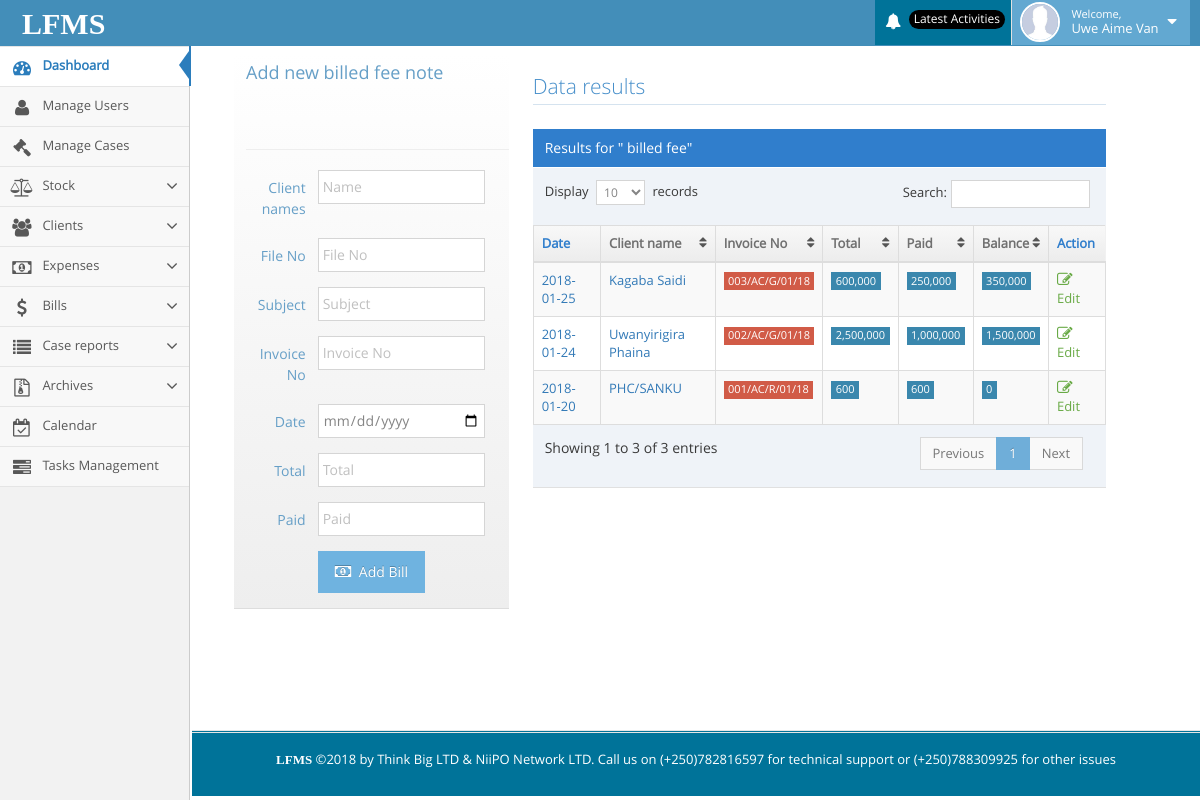
Page /lfms/billed_fee.php (signed in) on the committed database.
### tables this page shows
CREATE TABLE IF NOT EXISTS `permission` (
  `id` int(11) NOT NULL AUTO_INCREMENT,
  `user_id` varchar(100) NOT NULL,
  `permissions` varchar(200) NOT NULL,
  PRIMARY KEY (`id`)
);

CREATE TABLE IF NOT EXISTS `billed_fee` (
  `id` int(11) NOT NULL AUTO_INCREMENT,
  `client_name` varchar(200) NOT NULL,
  `file_number` varchar(200) NOT NULL,
  `subject` varchar(200) NOT NULL,
  `invoice_number` varchar(200) NOT NULL,
  `date` date NOT NULL,
  `total` varchar(200) NOT NULL,
  `paid` varchar(200) NOT NULL,
  PRIMARY KEY (`id`)
);

### lfms/billed_fee.php (the view, shortened to what this page needs)
<?php include("include/header.php");?>
<div class="container" style="margin-right: 50px;width: 80%;">
    <div class="page-content">
        <div class="col-xs-12 col-sm-12 col-md-4">
            <div class="widget-header"  style="background-color:  #ff9999;">
                <h4 class="widget-title">Add new billed fee note</h4>
                <br><br><br><hr>
                <form class="form-horizontal" role="form" method="POST">
                    <div class="form-group">
                        <label class="col-sm-3 control-label no-padding-right" for="form-field-1">Client names</label>
                        <div class="col-sm-8">
                            <input type="text" id="form-field-1" name="client_names" placeholder="Name" class="form-control"/>
                        </div>
                    </div>
                    <div class="form-group">
                        <label class="col-sm-3 control-label no-padding-right" for="form-field-2">File No </label>
                        <div class="col-sm-8">
                            <input type="text" id="form-field-2" name="file_no" placeholder="File No" class="form-control"/>
                        </div>
                    </div>
                    <div class="form-group">
                        <label class="col-sm-3 control-label no-padding-right" for="form-field-2">Subject </label>
                        <div class="col-sm-8">
                            <input type="text" id="form-field-2" name="subject" placeholder="Subject" class="form-control"/>
                        </div>
                    </div>
                    <div class="form-group">
                        <label class="col-sm-3 control-label no-padding-right" for="form-field-2">Invoice No </label>
                        <div class="col-sm-8">
                            <input type="text" id="form-field-2" name="invoice" placeholder="Invoice No" class="form-control"/>
                        </div>
                    </div>
                    <div class="form-group">
                        <label class="col-sm-3 control-label no-padding-right" for="timepicker1">Date</label>
                        <div class="col-sm-8">
                                <input type="date" name="bill_date" class="form-control" />
                        </div>
                    </div>
                    <div class="form-group">
                        <label class="col-sm-3 control-label no-padding-right" for="form-field-2">Total </label>
                        <div class="col-sm-8">
                            <input type="text" id="form-field-2" name="total" placeholder="Total" class="form-control"/>
                        </div>
                    </div>
                    <div class="form-group">
                        <label class="col-sm-3 control-label no-padding-right" for="form-field-2">Paid </label>
                        <div class="col-sm-8">
                            <input type="text" id="form-field-2" name="paid" placeholder="Paid" class="form-control"/>
                        </div>
                    </div>
                    <div class="form-group">
                        <div class="col-md-offset-3 col-md-9">
                                <button class="btn btn-info" type="submit" name="save">
                                    <i class="ace-icon fa fa-money bigger-110"></i>
                                    Add Bill
                                </button>
                        </div>
                    </div>
                </form>
            </div>
        </div>
        <div class="col-xs-12 col-sm-12 col-md-8">
                <h3 class="header smaller lighter blue">Data results</h3>
                <div class="clearfix">
                </div>
                <div class="table-header">
                    Results for " billed fee"
                </div>
                <div>
                    <table id="dynamic-table" class="table table-striped table-bordered table-hover">
                        <thead>
                            <tr>
                                <th>Date</th>
                                <th>Client name</th>
                                <th>Invoice No</th>
                                <th>Total</th>
                                <th>Paid</th>
                                <th>Balance</th>
                                <th>Action</th>
                            </tr>
                        </thead>
                        <tbody>
                            <?php
                                $select = "SELECT * FROM billed_fee ORDER BY id DESC";
                                $result = mysqli_query($db,$select);
                                while ($row = mysqli_fetch_array($result)) {
                                    $id         = $row['id'];
                                    $client_name       = $row['client_name'];
                                    $invoice_number      = $row['invoice_number'];
                                    $date     = $row['date'];
                                    $total       = $row['total'];
                                    $paid       = $row['paid'];
                                    $balance = $total-$paid;
                            ?>
                            <tr>
                                <td>
                                    <a href="#"><?php echo $date;?></a>
                                </td>
                                <td>
                                    <a href="#"><?php echo $client_name;?></a>
                                </td>
                                <td class="hidden-480"><span class="label label-sm label-danger"><?php echo $invoice_number;?></span></td>
                                <td><span class="label label-sm label-info"><?php echo number_format($total)?></span></td>
                                <td class="hidden-480">
                                    <span class="label label-sm label-info"><?php echo number_format($paid)?></span>
                                </td>
                                <td>
                                    <span class="label label-sm label-info"><?php echo number_format($balance)?></span>
                                </td>
                                <td>
                                    <a href="edit_billed_fee.php?billed_fee_id=<?php echo $id?>" class="tooltip-success" data-rel="tooltip" title="Edit info">
                                        <span class="green">
                                            <i class="ace-icon fa fa-pencil-square-o bigger-120"></i>
                                            Edit
                                        </span>
                                    </a>
                                </td>
                            </tr>
                            <?php }?>
                        </tbody>
                    </table>
                </div>
        </div>
    </div>
</div>
<br><?php include("include/footer.php");?>

### lfms/include/header.php (shortened to what this page needs)
<?php include("include/connection.php"); ?>
<!DOCTYPE html>
<html lang="en">
<head>
    <link rel="stylesheet" href="assets/css/bootstrap.min.css"/>
    <link rel="stylesheet" href="assets/font-awesome/4.5.0/css/font-awesome.min.css"/>
    <link rel="stylesheet" href="assets/css/ace.min.css" class="ace-maican-stylesheet" id="main-ace-style"/>
    <link rel="stylesheet" href="assets/css/ace-skins.min.css"/>
    <link rel="stylesheet" href="assets/css/ace-rtl.min.css"/>
</head>
<body class="no-skin">
<div id="navbar" class="navbar navbar-default ace-save-state">
    <div class="navbar-container ace-save-state" id="navbar-container">
        <div class="navbar-header pull-left">
            <a href="home.php" class="navbar-brand" style="margin-top:4px;">
                <small>
                    <span style="color:#fff;font-weight:bold;font-family:century gothic;font-size:30px;">LFMS</span>
                </small>
            </a>
        </div>
        <div class="navbar-buttons navbar-header pull-right" role="navigation">
            <ul class="nav ace-nav">
                <?php
                if (isset($_SESSION['user_id'])) {
                    $user_id = $_SESSION['user_id'];
                    $username = $_SESSION['username'];
                    ?>
                    <li class="purple dropdown-modal">
                        <a data-toggle="dropdown" class="dropdown-toggle" href="#" style="background-color: #007399;">
                            <i class="ace-icon fa fa-bell icon-animated-bell"></i>
                            <span class="badge badge-important" style="background-color: #000;">Latest Activities</span>
                        </a>
                    </li>
                    <li class="light-blue dropdown-modal">
                        <a data-toggle="dropdown" href="#" class="dropdown-toggle">
                            <img class="nav-user-photo" src="images/a.jpg" alt="Username"/>
                            <span class="user-info">
                                    <small>Welcome,</small>
                                <?php echo $username; ?>
                                </span>
                            <i class="ace-icon fa fa-caret-down"></i>
                        </a>
                    </li>
                <?php } ?>
            </ul>
        </div>
    </div>
</div>
<div class="main-container ace-save-state" id="main-container">
    <div id="sidebar" class="sidebar responsive ace-save-state">
        <ul class="nav nav-list">
            <li class="active">
                <a href="home.php">
                    <i class="menu-icon fa fa-tachometer"></i>
                    <span class="menu-text"> Dashboard </span>
                </a>
            </li>
            <?php
            $select_all_permission = "SELECT * FROM permission WHERE `user_id` = '" . $user_id . "'";
            $result_all_permission = mysqli_query($db, $select_all_permission);
            while ($row_all = mysqli_fetch_array($result_all_permission)) {
                $permission_all = $row_all['permissions'];
                if ($permission_all == 2) {
                    ?>
                    <li class="">
                        <a href="super_lawyer_page.php">
                            <i class="menu-icon fa fa-user"></i>
                            <span class="menu-text"> Manage Users </span>
                        </a>
                    </li>
                <?php } elseif ($permission_all == 3) {
                    ?>
                    <li class="">
                        <a href="my_case.php">
                            <i class="menu-icon fa fa-legal"></i>
                            <span class="menu-text"> Manage Cases </span>
                        </a>
                    </li>
                <?php } elseif ($permission_all == 5) {
                    ?>
                    <li class="">
                        <a href="#" class="dropdown-toggle">
                            <i class="menu-icon fa fa-group"></i>
                            <span class="menu-text"> Clients </span>
                            <b class="arrow fa fa-angle-down"></b>
                        </a>
                    </li>
                    <?php
                } elseif ($permission_all == 4) {
                    ?>
                    <li class="">
                        <a href="#" class="dropdown-toggle">
                            <i class="menu-icon fa fa-balance-scale"></i>
                            <span class="menu-text"> Stock</span>
                            <b class="arrow fa fa-angle-down"></b>
                        </a>
                    </li>
                    <?php
                } elseif ($permission_all == 6) {
                    ?>
                    <li class="">
                        <a href="#" class="dropdown-toggle">
                            <i class="menu-icon fa fa-money"></i>
                            <span class="menu-text"> Expenses</span>
                            <b class="arrow fa fa-angle-down"></b>
                        </a>
                    </li>
                    <?php
                } elseif ($permission_all == 7) {
                    ?>
                    <li class="">
                        <a href="#" class="dropdown-toggle">
                            <i class="menu-icon fa fa-dollar"></i>
                            <span class="menu-text"> Bills </span>
                            <b class="arrow fa fa-angle-down"></b>
                        </a>
                    </li>
                    <?php
                } elseif ($permission_all == 8) {
                    ?>
                    <li class="">
                        <a href="#" class="dropdown-toggle">
                            <i class="menu-icon fa fa-list"></i>
                            <span class="menu-text"> Case reports </span>
                            <b class="arrow fa fa-angle-down"></b>
                        </a>
                    </li>
                    <li class="">
                        <a href="#" class="dropdown-toggle">
                            <i class="menu-icon fa fa-file-archive-o"></i>
                            <span class="menu-text"> Archives </span>
                            <b class="arrow fa fa-angle-down"></b>
                        </a>
                    </li>
                <?php } elseif ($permission_all == 9) {
                    ?>
                    <li class="">
                        <a href="calendar.php">
                            <i class="menu-icon fa fa-calendar-check-o"></i>
                            <span class="menu-text"> Calendar </span>
                        </a>
                    </li>
                <?php } elseif ($permission_all == 10) {
                    ?>
                    <li class="">
                        <a href="tasks.php">
                            <i class="menu-icon fa fa-tasks"></i>
                            <span class="menu-text"> Tasks Management </span>
                        </a>
                    </li>
                <?php }
            } ?>
        </ul>
    </div>
</div>
</body>
</html>

### rows in the picture
permission: permissions "2" (drawn)
permission: permissions "3" (drawn)
permission: permissions "4" (drawn)
permission: permissions "5" (drawn)
permission: permissions "6" (drawn)
permission: permissions "7" (drawn)
permission: permissions "8" (drawn)
permission: permissions "9" (drawn)
permission: permissions "10" (drawn)
billed_fee: date "2018-01-25", client_name "Kagaba Saidi", invoice_number "003/AC/G/01/18", total "600,000", paid "250,000", balance "350,000"
billed_fee: date "2018-01-24", client_name "Uwanyirigira Phaina", invoice_number "002/AC/G/01/18", total "2,500,000", paid "1,000,000", balance "1,500,000"
billed_fee: date "2018-01-20", client_name "PHC/SANKU", invoice_number "001/AC/R/01/18", total "600", paid "600", balance "0"

### other values in the picture
$username "Uwe Aime Van"
